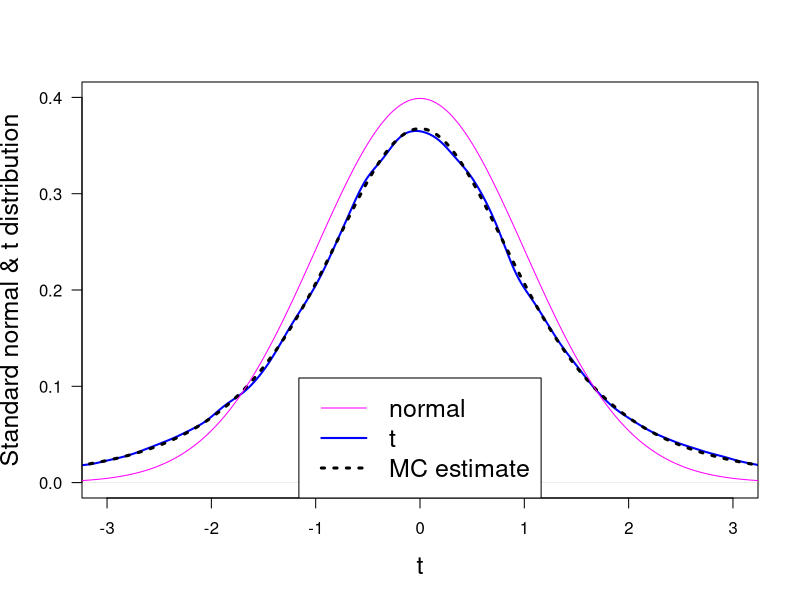

Source code (R):
print('file: PDsPDFsStudent-tMonteCarlo.R')
# Estimation of t distribution using Monte Carlo simulation
M = 1e5  # number of Monte Carlo runs
t = numeric(M)
n1 = 3; n2 = 2  # sample lengths (small -> large differences
# between normal & t distribution)
nu = n1 + n2 - 2  # degrees of freedom
set.seed(1953)  # set seed for random number generators
for (k in 1:M) { 
  x1 = rnorm(n1); x2 = rnorm(n2);  # sample from std. normal dist.
  x1mean = mean(x1); x2mean = mean(x2);
  SS1 = sum( (x1-x1mean)^2 );   # sum of squares
  SS2 = sum( (x2-x2mean)^2 );
  spsq = (SS1+SS2)/nu;
  ssqx1x2 = spsq/n1+spsq/n2;
  t[k] = (x1mean-x2mean)/sqrt(ssqx1x2)}
# png('MonteCarloStudentDist220227.png',width=16,height=16,units='cm',res=300)
plot(density(t,from=-3.5,to=3.5),col='blue',xlim=c(-3,3),ylim=c(0,0.4),
     xlab='t',ylab='Standard normal & t distribution',main='',lwd=2,las=1,cex.lab=1.5)
xp = seq(-4,4,0.01)
lines(xp,dt(xp,nu),col='black',lwd=3,lty=3)
lines(xp,dnorm(xp),col='magenta',lwd=1,lty=1)
legend('bottom',legend=c('normal','t','MC estimate'),col=c('magenta','blue','black'),
       lty=c(1,1,3),lwd=c(1,2,3),cex=1.5)
# dev.off()
